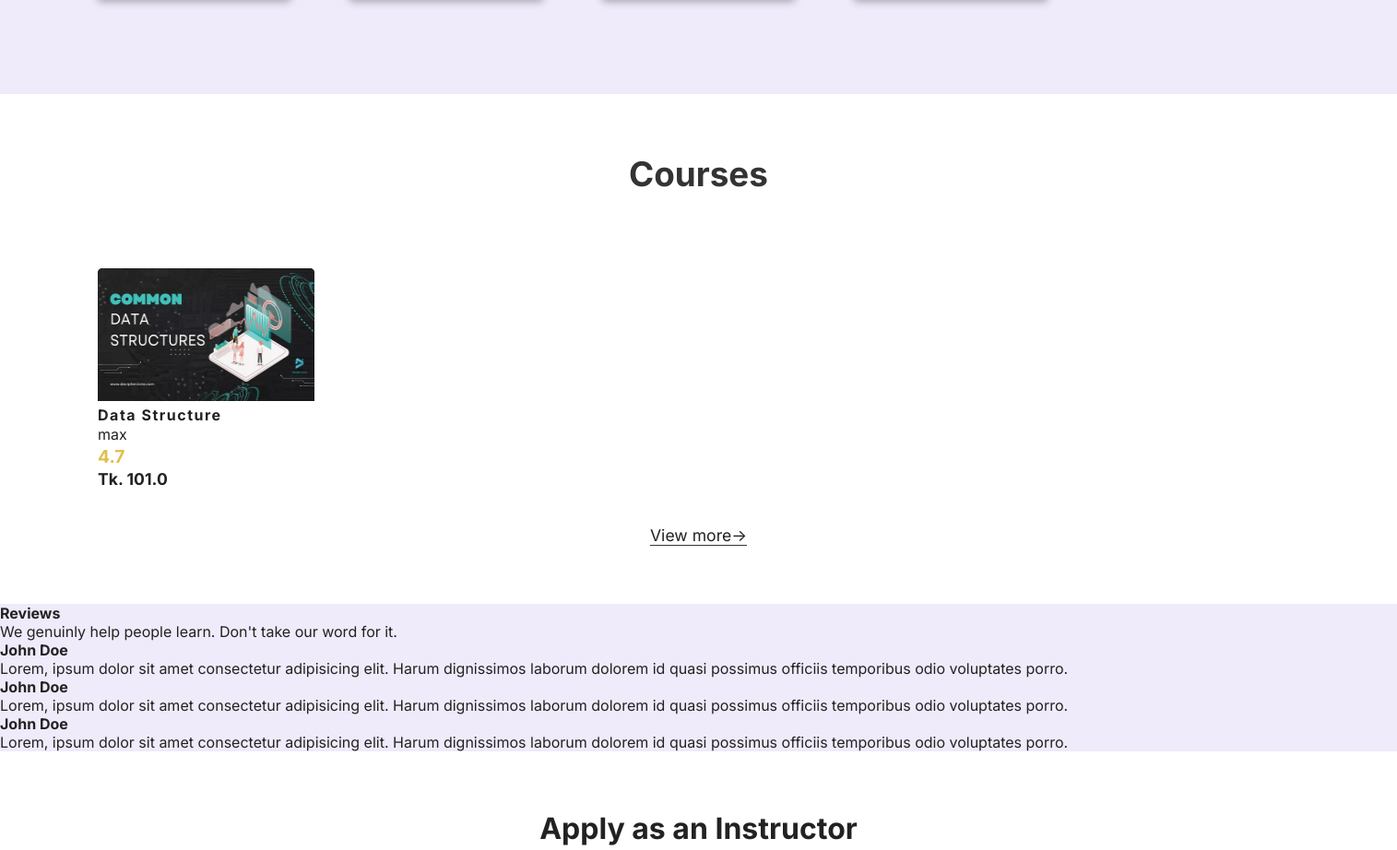
Before: / (middle part) with the older database file.
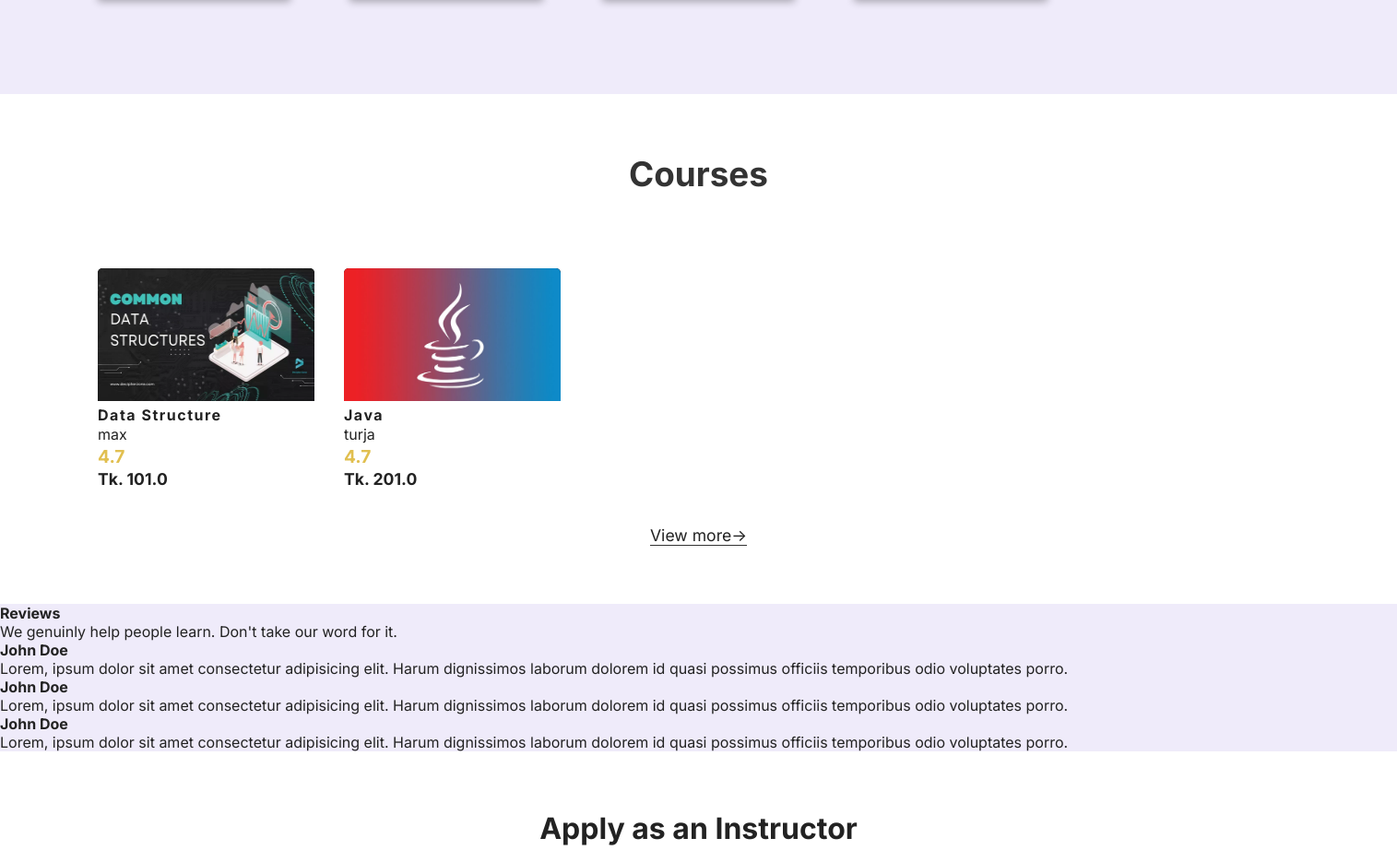
After: the same page with the newer database file.
### devedu/models.py (models this page shows, shortened)
class Course(models.Model):
    title = models.CharField(unique=True, max_length=150, null=True)
    author = models.ForeignKey(
        Instructor, on_delete=models.CASCADE, null=True, related_name="courses")
    description = models.TextField(validators=[MaxLengthValidator(3000)])
    thumb_nail = models.ImageField(upload_to="thumb_nails", null=True)
    created_on = models.DateField(auto_now=True)
    last_updated_on = models.DateField(auto_now=True)
    price = models.FloatField()
    slug = models.SlugField(blank=True, unique=True, null=True)
    git_repository = models.URLField(blank=True)
    enrolled_students = models.ManyToManyField(
        UserProfile, blank=True, related_name="courses")

class Instructor(models.Model):
    user = models.OneToOneField(
        UserProfile, on_delete=models.CASCADE, blank=True, related_name="user_profile"
    )
    def __str__(self):
        return self.user.full_name()

class UserProfile(models.Model):
    user = models.OneToOneField(
        User, on_delete=models.CASCADE, related_name="user_profile"
    )
    first_name = models.CharField(blank=True, max_length=200)
    last_name = models.CharField(blank=True, max_length=200)
    profile_pic = models.ImageField(upload_to="profilePics", blank=True)
    about = models.TextField(validators=[MaxLengthValidator(2000)], blank=True)
    linkedin = models.URLField(blank=True, max_length=1000)
    github = models.URLField(blank=True, max_length=1000)
    mail = models.URLField(blank=True, max_length=1000)
    website = models.URLField(blank=True, max_length=1000)
    is_instructor = models.BooleanField(default=False, blank=True)
    applied = models.BooleanField(default=False, blank=True)
    resume = models.FileField(blank=True, null=True)
    def full_name(self):
        if self.user.first_name and self.user.last_name:
            return f"{self.user.first_name} {self.user.last_name}"
        return f"{self.user.username}"

### devedu/views.py (the view)
# urls.py: path("", views.home, name="home"),
def home(request):
    courses = Course.objects.all()
    context = {
        "courses": courses
    }
    return render(request, "devedu/home.html", context)

### devedu/templates/devedu/home.html (shortened to what this page needs)
{% extends 'base.html' %}
{% load static %}
{% block css_files %} <link rel="stylesheet" href="{% static 'devedu/includes/utilities.css' %}">
    <link rel="stylesheet" href="{% static 'devedu/includes/variables.css' %}">
    <link rel="stylesheet" href="{% static 'devedu/home.css' %}">
{% endblock css_files %}
{% block content %}
<section class="section__top-categories">
</section>
<section class="section__courses">
    <h2>Courses</h2>
    <div class="course__container">
        {% for course in courses %}
            <div class="course_card">
                <div class="image_container">
                    <a href="{% url 'course_detail' course.slug %}">
                        <img src="{{course.thumb_nail.url}}" alt="Thumb Nail">
                    </a>
                </div>
                <a class="course_title" href="{% url 'course_detail' course.slug %}"><h3>{{course.title}}</h3></a>
                <a class="course_instructor" href="#">
                    <p>
                        {% if course.author.first_name or course.author.last_name %}
                        {{course.author.first_name|title}} {{course.author.last_name|title}}
                        {% else %}
                        {{course.author}}
                        {% endif %}
                    </p>
                </a>
                <h3 class="course_rating">4.7</h3>
                <h3 class="course_price">Tk. {{course.price}}</h3>
            </div>
        {% endfor %}
    </div>
    <a class="btn-more" href="#">View more-></a>
</section>
<section class="section__reviews">
    <h1>Reviews</h1>
    <p>We genuinly help people learn. Don't take our word for it.</p>
    <div class="card_review">
        <h2>John Doe</h2>
        <p>Lorem, ipsum dolor sit amet consectetur adipisicing elit. Harum dignissimos laborum dolorem id quasi possimus officiis temporibus odio voluptates porro.</p>
    </div>
    <div class="card_review">
        <h2>John Doe</h2>
        <p>Lorem, ipsum dolor sit amet consectetur adipisicing elit. Harum dignissimos laborum dolorem id quasi possimus officiis temporibus odio voluptates porro.</p>
    </div>
    <div class="card_review">
        <h2>John Doe</h2>
        <p>Lorem, ipsum dolor sit amet consectetur adipisicing elit. Harum dignissimos laborum dolorem id quasi possimus officiis temporibus odio voluptates porro.</p>
    </div>
</section>
<section class="apply">
    <h2>Apply as an Instructor</h2>
</section>
{% include "includes/footer.html" %}
{% endblock content %}

Changed rows visible on the page:
added Course: thumb_nail (picture), title "Java", author "turja", price "201.0"
